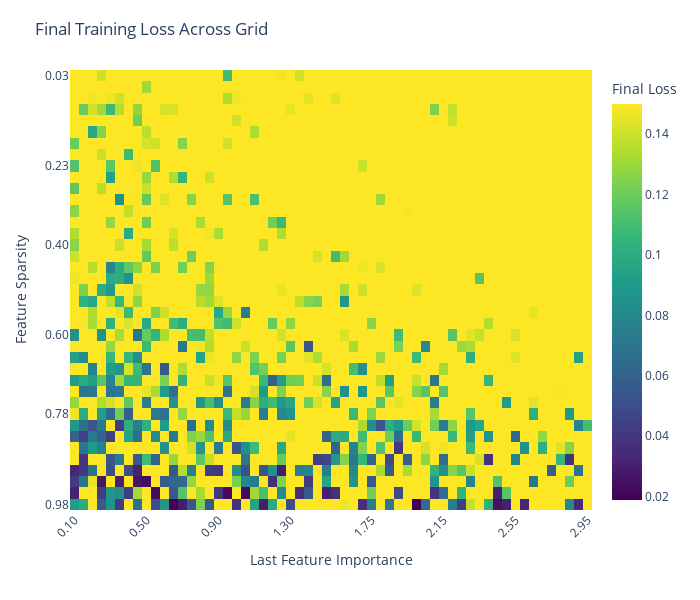

Notebook code cell kept with this figure:
### Code cell
run_phase_change(3,1,3, "313")

### Figure 1 — Plotly figure (JSON) as saved in the notebook; plotly's stock layout.template omitted (floating-point values rounded to 4 significant figures; data arrays with more than 128 entries replaced by an {"elided": "..."} marker saying what was removed)
{"data": [{"colorbar": {"title": {"text": "Final Loss"}}, "colorscale": [[0, "#440154"], [0.1111, "#482878"], [0.2222, "#3e4989"], [0.3333, "#31688e"], [0.4444, "#26828e"], [0.5556, "#1f9e89"], [0.6667, "#35b779"], [0.7778, "#6ece58"], [0.8889, "#b5de2b"], [1, "#fde725"]], "hovertemplate": "importance=%{x:.3f}<br>sparsity=%{y:.3f}<br>loss=%{z:.6f}<extra></extra>", "type": "heatmap", "x": [0.1, 0.15, 0.2, 0.25, 0.3, 0.35, 0.4, 0.45, 0.5, 0.55, 0.6, 0.65, 0.7, 0.75, 0.8, 0.85, 0.9, 0.95, 1.0, 1.05, 1.1, 1.15, 1.2, 1.25, 1.3, 1.35, 1.4, 1.45, 1.5, 1.55, 1.6, 1.65, 1.7, 1.75, 1.8, 1.85, 1.9, 1.95, 2.0, 2.05, 2.1, 2.15, 2.2, 2.25, 2.3, 2.35, 2.4, 2.45, 2.5, 2.55, 2.6, 2.65, 2.7, 2.75, 2.8, 2.85, 2.9, 2.95], "y": [0.025, 0.05, 0.075, 0.1, 0.125, 0.15, 0.175, 0.2, 0.225, 0.25, 0.275, 0.3, 0.325, 0.35, 0.375, 0.4, 0.425, 0.45, 0.475, 0.5, 0.525, 0.55, 0.575, 0.6, 0.625, 0.65, 0.675, 0.7, 0.725, 0.75, 0.775, 0.8, 0.825, 0.85, 0.875, 0.9, 0.925, 0.95, 0.975], "z": {"elided": "39x58 float values"}, "zmax": 0.15, "zmin": 0.01891}], "layout": {"height": 600, "margin": {"b": 90, "l": 70, "r": 30, "t": 70}, "title": {"text": "Final Training Loss Across Grid"}, "width": 700, "xaxis": {"tickangle": -45, "tickmode": "array", "ticktext": ["0.10", "0.50", "0.90", "1.30", "1.75", "2.15", "2.55", "2.95"], "tickvals": [0.1, 0.5, 0.9, 1.3, 1.75, 2.15, 2.55, 2.95], "title": {"text": "Last Feature Importance"}}, "yaxis": {"autorange": "reversed", "tickmode": "array", "ticktext": ["0.03", "0.23", "0.40", "0.60", "0.78", "0.98"], "tickvals": [0.025, 0.225, 0.4, 0.6, 0.775, 0.975], "title": {"text": "Feature Sparsity"}}}}
